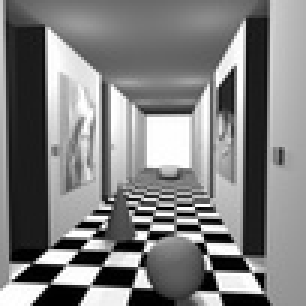
%> input picture images/corridorl.jpg, 102 x 102 px, shrunk from 256 x 256 before the run (shown 3 times larger)
$ octave lab3part2.m   (GNU Octave 9; MATLAB toolbox functions it lacks are replaced by stand-ins)
%> lines starting %> are read from the running program, lines starting %| are printed output that depends on the picture
### images/dispmap2.m
% Experiment 2 - 3D Stereo

% part (a)

function dispMap = dispmap2(limg, rimg, win, dMin, dMax)
dispMap = ones(size(limg)); % initialising dispMap
numr = size(limg, 1);
numc = size(limg, 2);
for i=1+win:1:numr-win
    for j=1+win-dMin:1:numc-win-dMax
    prev = 10000;
    match = dMin;
    % disparity varies from dMin to dMax
        for d=dMin:dMax
            % fixing the left patch for 1 iteration
            left_patch=limg(i-win : i+win, j-win : j+win);
            % traversing row from dMin to dMax for a particular 'i'
            right_patch=rimg(i-win : i+win, j+d-win : j+d+win);
            % computing SSD
            temp = (left_patch - right_patch).^2;
            curr=sum(sum(temp));
            % checking for the minimum disparity value
            if (prev > curr)
                prev = curr;
                match = d;
            end
        end
        dispMap(i,j) = match;
    end
end

### images/lab3part2.m
% part (b)

imL = imread('corridorl.jpg'); % reading left image
%> imL is the input picture: size 102x102x3 uint8; min 0, max 255, mean 127.8
imR = imread('corridorr.jpg'); % reading right image
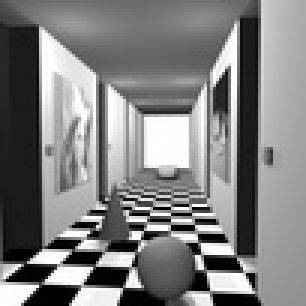
%> input picture images/corridorr.jpg, 102 x 102 px, shrunk from 256 x 256 before the run (shown 3 times larger)
%> imR is the input picture: size 102x102x3 uint8; min 0, max 255, mean 128
imL = rgb2gray(imL); % converting left image to grayscale
%> imL: size 102x102 uint8
imR = rgb2gray(imR); % converting right image to grayscale
%> imR: size 102x102 uint8
figure('name', 'Image 1 Left');
imshow(imL)
figure('name', 'Image 1 Right');
imshow(imR)


% part (c)

D = dispmap2(imL, imR, 11, -10, 15);
%> after the loop in dispmap2, `for i=1+win:1:numr-win`:
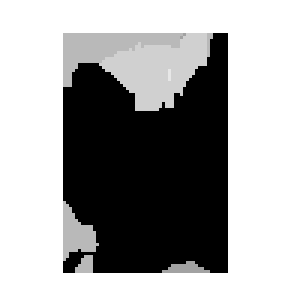
%> dispMap: size 102x102 double (shown 3 times larger); min -10, max 1, mean -2.8; drawn with min black and max white
figure('name', 'Image 1 Result');
imshow(uint8(-D), [-15 15]);
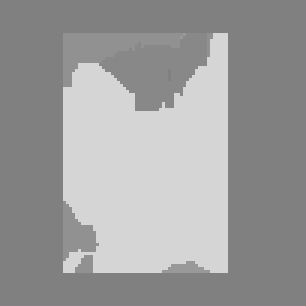
%> displayed picture: size 102x102, on the screen's scale of 0 to 255 (shown 3 times larger); min 128, max 213, mean 156.7


% part (d)

imL2 = imread('triclops-i2l.jpg'); % reading left image
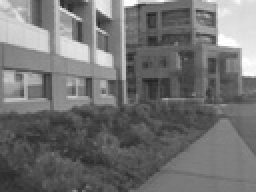
%> input picture images/triclops-i2l.jpg, 128 x 96 px, shrunk from 320 x 240 before the run (shown 2 times larger)
%> imL2 is the input picture: size 96x128x3 uint8; min 30, max 255, mean 114
imR2 = imread('triclops-i2r.jpg'); % reading right image
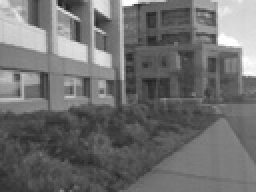
%> input picture images/triclops-i2r.jpg, 128 x 96 px, shrunk from 320 x 240 before the run (shown 2 times larger)
%> imR2 is the input picture: size 96x128x3 uint8; min 33, max 255, mean 110.9
imL2 = rgb2gray(imL2); % converting left image to grayscale
%> imL2: size 96x128 uint8
imR2 = rgb2gray(imR2); % converting right image to grayscale
%> imR2: size 96x128 uint8
figure('name', 'Image 2 Left');
imshow(imL2)
figure('name', 'Image 2 Right');
imshow(imR2)

D2 = dispmap2(imL2, imR2, 11, -10, 15);
%> call 2 of dispmap2, with win = 11, dMin = -10, dMax = 15
%> after the loop in dispmap2 (call 2), `for i=1+win:1:numr-win`:
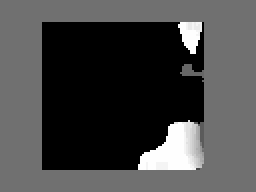
%> dispMap: size 96x128 double (shown 2 times larger); min -10, max 15, mean -3; drawn with min black and max white
figure('name', 'Image 2 Result');
imshow(uint8(-D2), [-15 15]);
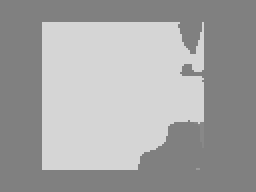
%> displayed picture: size 96x128, on the screen's scale of 0 to 255 (shown 2 times larger); min 128, max 213, mean 164.2
